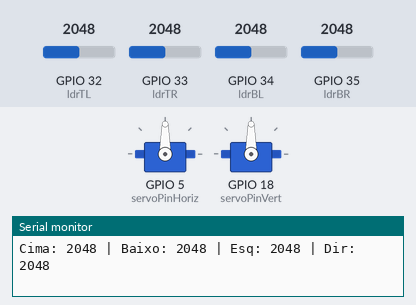
The sketch below on a simulated ESP32. Parts: 2 × servo, the last lines printed to the serial monitor. Inputs (shaded band) come from the test bench; at power-on: GPIO 32 (ldrTL) = 2048, GPIO 33 (ldrTR) = 2048, GPIO 35 (ldrBR) = 2048, GPIO 34 (ldrBL) = 2048 (analog values on the 0–4095 scale).

Above: at 2.2 s.
2.3 s: GPIO 32 (ldrTL) set to 2108
3.8 s: GPIO 32 (ldrTL) set to 2185
At 4.41 s:
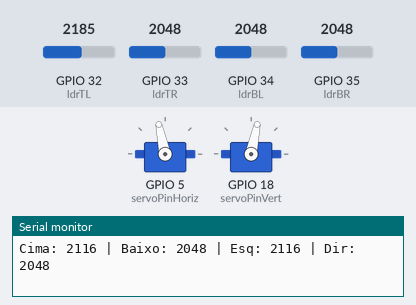
6.8 s: GPIO 33 (ldrTR) set to 2148
At 7.8 s:
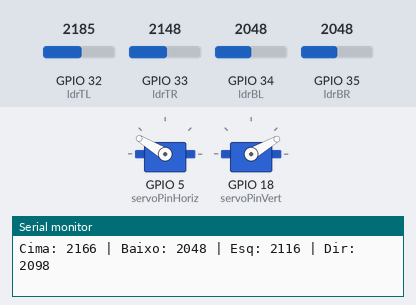
8.3 s: GPIO 35 (ldrBR) set to 1942
At 10.4 s:
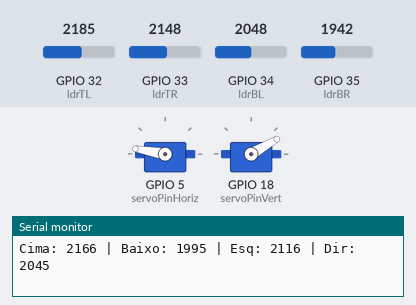
11.3 s: GPIO 34 (ldrBL) set to 2866
At 11.87 s:
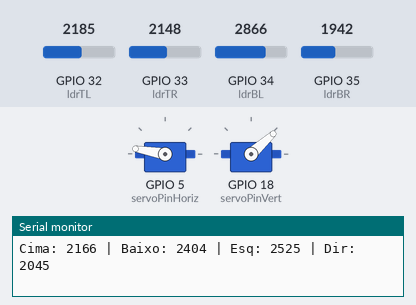
14.3 s: GPIO 34 (ldrBL) set to 1228
At 14.46 s:
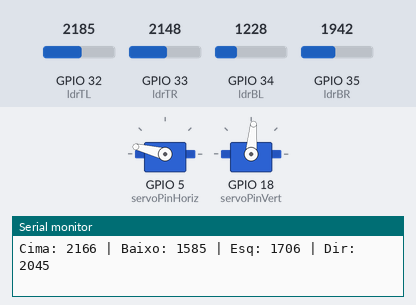
Timing chart, 0 to 20.4 s (numbered marks = the images above; inputs shaded):
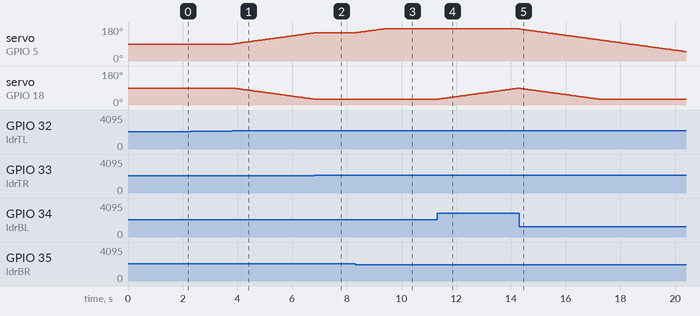

Measured:
- the behaviour switches between 2149 and 2150 on GPIO 32 (ldrTL) (found by bisection; images 0 and 1)
- the behaviour switches between 2083 and 2084 on GPIO 33 (ldrTR) (found by bisection; images 1 and 2)
- the behaviour switches between 1984 and 1983 on GPIO 35 (ldrBR) (found by bisection; images 2 and 3)
- after the input at 3.8 s, servo on GPIO 5 (servoPinHoriz): moves from 90° to 149° over 2.9 s, starting at once; servo on GPIO 18 (servoPinVert): moves from 90° to 31° over 2.9 s, starting at once
- after the input at 6.8 s, servo on GPIO 5 (servoPinHoriz): stays 149° (without the input it goes to 150° after 0.04 s)
- after the input at 8.3 s, servo on GPIO 5 (servoPinHoriz): moves from 149° to 170° over 1.0 s, starting at once
- after the input at 11.3 s, servo on GPIO 18 (servoPinVert): moves from 30° to 89° over 2.9 s, starting at once
- after the input at 14.3 s, servo on GPIO 5 (servoPinHoriz): moves from 170° to 49° over 6.1 s, starting at once

The sketch:

Rastreador_Solar_ESP32.ino
```cpp
#include <Arduino.h>
#include <ESP32Servo.h>

// --- Definição dos Pinos dos Servos ---
const int servoPinHoriz = 5; // Servo da base (Esquerda/Direita)
const int servoPinVert = 18; // Servo de elevação (Cima/Baixo)

// --- Definição dos Pinos dos LDRs ---
const int ldrTL = 32; // Top-Left (Cima Esquerda)
const int ldrTR = 33; // Top-Right (Cima Direita)
const int ldrBL = 34; // Bottom-Left (Baixo Esquerda)
const int ldrBR = 35; // Bottom-Right (Baixo Direita)

// --- Criação dos Objetos dos Servos ---
Servo Servohorizontal;
Servo Servovertikal;

// --- Variáveis de Posição Inicial ---
int posHoriz = 90; // Começa centralizado
int posVert = 90;  // Começa apontando para cima/meio

// Limites de segurança para não forçar os motores
const int limitHorizMin = 10;
const int limitHorizMax = 170;
const int limitVertMin = 30;
const int limitVertMax = 150;

// Tolerância para evitar que o servo fique tremendo
const int tolerancia = 50;

void setup() {
  Serial.begin(115200);
  Serial.println("\nIniciando Rastreador Solar Ativo (4 LDRs)...");

  // Configura a resolução de leitura analógica para 12 bits (0 a 4095)
  analogReadResolution(12);

  // Inicializa os Servos
  Servohorizontal.attach(servoPinHoriz);
  Servovertikal.attach(servoPinVert);

  // Move os servos para a posição inicial
  Servohorizontal.write(posHoriz);
  Servovertikal.write(posVert);
  delay(1000);
}

void loop() {
  // 1. Faz a leitura dos 4 sensores LDR
  int valTL = analogRead(ldrTL);
  int valTR = analogRead(ldrTR);
  int valBL = analogRead(ldrBL);
  int valBR = analogRead(ldrBR);

  // 2. Calcula as médias das metades (Cima, Baixo, Esquerda, Direita)
  int mediaCima = (valTL + valTR) / 2;
  int mediaBaixo = (valBL + valBR) / 2;
  int mediaEsquerda = (valTL + valBL) / 2;
  int mediaDireita = (valTR + valBR) / 2;

  // 3. Calcula a diferença de luminosidade entre os eixos
  int difVert = mediaCima - mediaBaixo;
  int difHoriz = mediaEsquerda - mediaDireita;

  // 4. Lógica de movimentação Vertical (Cima/Baixo)
  if (abs(difVert) > tolerancia) {
    if (mediaCima > mediaBaixo) {
      posVert--; // Luz mais forte em cima, levanta
    } else {
      posVert++; // Luz mais forte embaixo, abaixa
    }
  }

  // 5. Lógica de movimentação Horizontal (Esquerda/Direita)
  if (abs(difHoriz) > tolerancia) {
    if (mediaEsquerda > mediaDireita) {
      posHoriz++; // Luz mais forte na esquerda, vira para a esquerda
    } else {
      posHoriz--; // Luz mais forte na direita, vira para a direita
    }
  }

  // 6. Garante que os ângulos não ultrapassem os limites físicos
  if (posHoriz > limitHorizMax)
    posHoriz = limitHorizMax;
  if (posHoriz < limitHorizMin)
    posHoriz = limitHorizMin;
  if (posVert > limitVertMax)
    posVert = limitVertMax;
  if (posVert < limitVertMin)
    posVert = limitVertMin;

  // 7. Envia o novo comando para os motores
  Servohorizontal.write(posHoriz);
  Servovertikal.write(posVert);

  // Mostra no monitor serial para depuração
  Serial.print("Cima: ");
  Serial.print(mediaCima);
  Serial.print(" | Baixo: ");
  Serial.print(mediaBaixo);
  Serial.print(" | Esq: ");
  Serial.print(mediaEsquerda);
  Serial.print(" | Dir: ");
  Serial.println(mediaDireita);

  delay(50);
}
```
